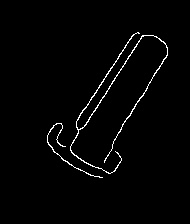
#> input picture dataset_edge/img_0021.jpg, 190 x 224 px, given in place of the camera
$ python test.py
#> lines starting #> are read from the running program, lines starting #| are printed output that depends on the picture; after the words box and inside, x2 and y2 are one past the last pixel; in counts of white or black regions, pixels touching at a corner belong together
#!/usr/bin/env python3
"""
sort_screws.py
Script monofichier pour détecter et trier des vis avec une "imprimante 3D / bras"
Usage: adapter CONFIG en haut du fichier, tester en dry_run, calibrer conversion pixels->mm.
"""

import cv2
import numpy as np
import time
import math
import serial  # pour G-code via port série
from collections import namedtuple

# ----------------------------
# CONFIGURATION (à adapter)
# ----------------------------
DRY_RUN = True  # True = pas de mouvement réel (tester la vision & la logique)
BACKEND = "gcode"  # "gcode" ou "ros"
SERIAL_PORT = "/dev/ttyUSB0"
BAUDRATE = 115200

# caméra
CAMERA_ID = 0  # ou chemin RTSP / fichier
FRAME_WIDTH = 1280
FRAME_HEIGHT = 720

# conversion pixels -> mm (à calibrer)
PIXEL_TO_MM = 0.2  # exemple: 0.2 mm par pixel (calibrer avec motif)

# Hauteurs Z (en mm)
Z_SAFE = 50      # hauteur de transit
Z_PICK = 5       # hauteur de préhension (au-dessus du plateau)
Z_DEPOSIT = 10   # hauteur de dépôt

# positions de tri (en mm dans repère machine) : à calibrer
BIN_COORDS = {
    "small": (150, 20, Z_DEPOSIT),
    "medium": (150, 60, Z_DEPOSIT),
    "large": (150, 100, Z_DEPOSIT),
    "unknown": (150, 140, Z_DEPOSIT),
}

# force/temps de préhension (si gripper pneumatique / servo)
GRIPPER_CLOSE_TIME = 0.5
GRIPPER_OPEN_TIME = 0.3

# seuils de classification (en mm) : adapter
THRESHOLD_LENGTH_MM = 10.0
THRESHOLD_DIAMETER_MM = 3.0

# ----------------------------
# Structures simples
# ----------------------------
Screw = namedtuple("Screw", ["cx_px", "cy_px", "length_mm", "diameter_mm", "label"])

# ----------------------------
# Robot controller abstraction
# ----------------------------
class RobotController:
    def move_to(self, x_mm, y_mm, z_mm, feedrate=3000):
        raise NotImplementedError

    def open_gripper(self):
        raise NotImplementedError

    def close_gripper(self):
        raise NotImplementedError

    def home(self):
        raise NotImplementedError

    def flush(self):
        pass

class GCodeRobot(RobotController):
    # [26 lines left out: functions __init__, _send, _read_all, not called in this run]

    def move_to(self, x_mm, y_mm, z_mm, feedrate=3000):
        cmd = f"G0 X{x_mm:.2f} Y{y_mm:.2f} Z{z_mm:.2f} F{feedrate}"
        self._send(cmd)

    # [4 lines left out: function open_gripper, not called in this run]

    def close_gripper(self):
        self._send("M280 P0 S90")  # à adapter
        time.sleep(GRIPPER_CLOSE_TIME)

    def home(self):
        self._send("G28")

class MockRobot(RobotController):
    def move_to(self, x_mm, y_mm, z_mm, feedrate=3000):
        print(f"[MOCK] move_to X{ x_mm } Y{ y_mm } Z{ z_mm }")

    def open_gripper(self):
        print("[MOCK] open gripper")

    def close_gripper(self):
        print("[MOCK] close gripper")

    def home(self):
        print("[MOCK] home")

# ----------------------------
# Vision utilities
# ----------------------------
def capture_frame(cap):
    ret, frame = cap.read()
#> frame is the input picture: shape (224, 190, 3); min 0, max 255, mean 4.5
    if not ret:
        raise RuntimeError("Impossible de lire la caméra")
    return frame

def preprocess(frame):
    # placer au besoin une correction d'éclairage, filtre
    gray = cv2.cvtColor(frame, cv2.COLOR_BGR2GRAY)
    blur = cv2.GaussianBlur(gray, (5,5), 0)
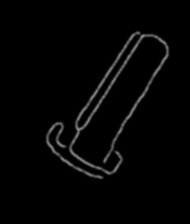
#> blur: shape (224, 190); min 0, max 148, mean 4.5
    _, th = cv2.threshold(blur, 0, 255, cv2.THRESH_BINARY + cv2.THRESH_OTSU)
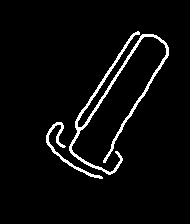
#> th: shape (224, 190); 4.2% white in thin lines or dots, all inside (x1, y1, x2, y2) = (46, 31, 169, 179)
    return th

def detect_screws(frame):
    """
    Retourne une liste de Screw avec centre en pixels et mesures estimées en mm.
    Méthode simple basée sur contours : on approxime length ~ boundingRect height,
    diameter ~ équivalent diameter du contour.
    """
    th = preprocess(frame)
    contours, _ = cv2.findContours(th, cv2.RETR_EXTERNAL, cv2.CHAIN_APPROX_SIMPLE)
#> contours = 2 contours; box (x1, y1, x2, y2) and area: (69, 31, 169, 175) 1024, (46, 122, 103, 179) 250
    screws = []
    vis = frame.copy()
    for cnt in contours:
        area = cv2.contourArea(cnt)
        if area < 80:  # bruit
            continue
        x,y,w,h = cv2.boundingRect(cnt)
        cx = x + w/2
        cy = y + h/2
        # estimer longueur/diamètre (utiles si vis posées horizontalement)
        length_px = max(w,h)
        diameter_px = math.sqrt(area / math.pi) * 2
        length_mm = length_px * PIXEL_TO_MM
        diameter_mm = diameter_px * PIXEL_TO_MM
        label = classify_screw(length_mm, diameter_mm)
        screws.append(Screw(cx, cy, length_mm, diameter_mm, label))
        # dessin pour debug
        cv2.rectangle(vis, (x,y), (x+w, y+h), (0,255,0), 1)
        cv2.putText(vis, f"{label:.>7}", (int(cx), int(cy)), cv2.FONT_HERSHEY_SIMPLEX, 0.4, (0,0,255), 1)
#> this loop made 2 passes
#> (area, x, y, w, h, cx, cy, length_px) on passes 1 to 2: (250, 46, 122, 57, 57, 74.5, 150.5, 57), (1024, 69, 31, 100, 144, 119, 103, 144)
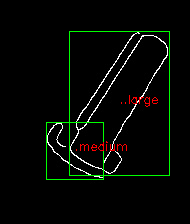
#> vis: shape (224, 190, 3); 2.15% of pixels changed, all inside (x1, y1, x2, y2) = (46, 31, 170, 180)
#> after the loop, screws = [(74.5, 150.5, 11.4, 3.57, 'medium'), (119, 103, 28.8, 7.22, 'large')]
    return screws, vis

def classify_screw(length_mm, diameter_mm):
    # règle simple : small/medium/large
    if length_mm < THRESHOLD_LENGTH_MM and diameter_mm < THRESHOLD_DIAMETER_MM:
        return "small"
    if length_mm < 2*THRESHOLD_LENGTH_MM:
        return "medium"
    return "large"

# conversion pixel coords -> machine coords (X,Y in mm)
def pixel_to_machine(cx_px, cy_px, frame_shape, origin_machine=(0,0), offset_mm=(0,0)):
    # simple centering: assume camera centered over a known origin.
    # frame_shape: (h, w, ...)
    h, w = frame_shape[:2]
    # pixel offset from center
    dx_px = (cx_px - w/2)
    dy_px = (cy_px - h/2)
    # convert
    dx_mm = dx_px * PIXEL_TO_MM
    dy_mm = dy_px * PIXEL_TO_MM
    # machine coords: origin_machine + offset
    mx = origin_machine[0] + offset_mm[0] + dx_mm
    my = origin_machine[1] + offset_mm[1] + dy_mm
    return mx, my

# ----------------------------
# High-level pick & place
# ----------------------------
def pick_and_place(robot: RobotController, screw: Screw, frame_shape, origin_machine=(100,50), offset_mm=(0,0)):
    # calculer coord machine pour le centre détecté
    x_mm, y_mm = pixel_to_machine(screw.cx_px, screw.cy_px, frame_shape, origin_machine, offset_mm)
    # approche safe
    robot.move_to(x_mm, y_mm, Z_SAFE)
    robot.move_to(x_mm, y_mm, Z_PICK)
    robot.close_gripper()
    robot.move_to(x_mm, y_mm, Z_SAFE)
    # destination
    dest = BIN_COORDS.get(screw.label, BIN_COORDS["unknown"])
    dx, dy, dz = dest
    robot.move_to(dx, dy, Z_SAFE)
    robot.move_to(dx, dy, dz)
    robot.open_gripper()
    robot.move_to(dx, dy, Z_SAFE)

# ----------------------------
# Main
# ----------------------------
def main():
    # initialiser robot
    if DRY_RUN:
        robot = MockRobot()
    else:
        if BACKEND == "gcode":
            robot = GCodeRobot(SERIAL_PORT, BAUDRATE)
        elif BACKEND == "ros":
            # Placeholder: implémentation ROS/MoveIt requiert rospy, moveit_commander
            raise NotImplementedError("Backend ROS non implémenté dans ce script monofichier.")
        else:
            raise ValueError("Backend inconnu.")

    print("Home robot")
    robot.home()
    time.sleep(1)

    cap = cv2.VideoCapture(CAMERA_ID)
    cap.set(cv2.CAP_PROP_FRAME_WIDTH, FRAME_WIDTH)
    cap.set(cv2.CAP_PROP_FRAME_HEIGHT, FRAME_HEIGHT)

    try:
        while True:
            frame = capture_frame(cap)
            screws, vis = detect_screws(frame)
            print(f"Detected {len(screws)} screws")
#| Detected 2 screws
            # tri simple: itérer sur chaque vis détectée, pick & place
            # IMPORTANT: pourrait vouloir choisir la vis la plus proche d'abord pour éviter collisions
            for s in screws:
                print(f"-> screw at px ({s.cx_px:.1f},{s.cy_px:.1f}) len {s.length_mm:.1f}mm dia {s.diameter_mm:.1f}mm -> {s.label}")
                pick_and_place(robot, s, frame.shape, origin_machine=(100,50), offset_mm=(0,0))
                # petitr délai pour stabiliser
                time.sleep(0.5)
#> this loop made 2 passes
#> s on passes 1 to 2: (74.5, 150.5, 11.4, 3.57, 'medium'), (119, 103, 28.8, 7.22, 'large')
#> (printed output is left out)

            # affichage debug
            cv2.imshow("vis_detection", vis)
            key = cv2.waitKey(100) & 0xFF
#> (key q is pressed here)
            if key == ord('q'):
                break
            # relancer boucle ; dans un vrai sys on voudra repérer uniquement nouvelles vis
    finally:
        cap.release()
        cv2.destroyAllWindows()
        if not DRY_RUN and isinstance(robot, GCodeRobot):
            robot._send("M84")  # disable motors
            robot._read_all()

if __name__ == "__main__":
    main()

$ run again, on dataset_edge/img_0050.jpg
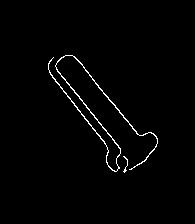
#> input picture dataset_edge/img_0050.jpg, 195 x 224 px, given in place of the camera
#> in capture_frame, frame is the input picture: shape (224, 195, 3); min 0, max 255, mean 3.6
#> in preprocess, `_, th = cv2.threshold(blur, 0, 255, cv2.THRESH_BINARY + cv2.THRESH_OTSU)`:
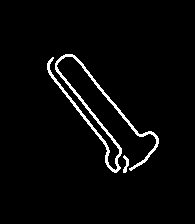
#> th: shape (224, 195); 3.2% white in thin lines or dots, all inside (x1, y1, x2, y2) = (47, 54, 159, 173)
#> contours = 2 contours; box (x1, y1, x2, y2) and area: (47, 54, 159, 173) 960, (123, 155, 129, 173) 39
#> the loop in detect_screws, `for cnt in contours:` made 2 passes
#> area on pass 1: 39
#> after the loop in detect_screws, `for cnt in contours:`:
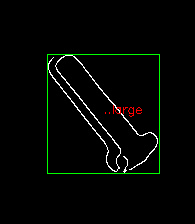
#> vis: shape (224, 195, 3); 1.26% of pixels changed, all inside (x1, y1, x2, y2) = (47, 54, 160, 174)
#> after the loop in detect_screws, `for cnt in contours:`: screws = [(103, 113.5, 23.8, 6.99, 'large')]
#| Detected 1 screws
#> the loop in main, `for s in screws:` made 1 pass
#> s on pass 1: (103, 113.5, 23.8, 6.99, 'large')
#> (printed output is left out)

$ run again, on dataset_edge/img_0051.jpg
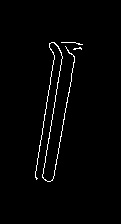
#> input picture dataset_edge/img_0051.jpg, 121 x 224 px, given in place of the camera
#> in capture_frame, frame is the input picture: shape (224, 121, 3); min 0, max 255, mean 4.7
#> in preprocess, `_, th = cv2.threshold(blur, 0, 255, cv2.THRESH_BINARY + cv2.THRESH_OTSU)`:
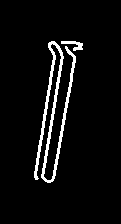
#> th: shape (224, 121); 5.2% white; 2 white regions
#> contours = 2 contours; box (x1, y1, x2, y2) and area: (34, 41, 76, 183) 876, (61, 41, 83, 51) 70
#> the loop in detect_screws, `for cnt in contours:` made 2 passes
#> area on pass 1: 70.5
#> after the loop in detect_screws, `for cnt in contours:`:
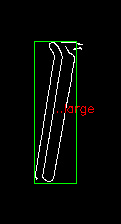
#> vis: shape (224, 121, 3); 1.68% of pixels changed, all inside (x1, y1, x2, y2) = (34, 41, 94, 184)
#> after the loop in detect_screws, `for cnt in contours:`: screws = [(55, 112, 28.4, 6.68, 'large')]
#| Detected 1 screws
#> the loop in main, `for s in screws:` made 1 pass
#> s on pass 1: (55, 112, 28.4, 6.68, 'large')
#> (printed output is left out)

$ run again, on dataset_edge/img_0059.jpg
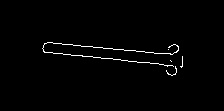
#> input picture dataset_edge/img_0059.jpg, 224 x 111 px, given in place of the camera
#> in capture_frame, frame is the input picture: shape (111, 224, 3); min 0, max 255, mean 3.5
#> in preprocess, `_, th = cv2.threshold(blur, 0, 255, cv2.THRESH_BINARY + cv2.THRESH_OTSU)`:
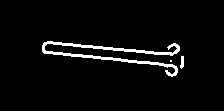
#> th: shape (111, 224); 3.9% white; 3 white regions (1 under 20 px)
#> contours = 3 contours, 1 with area under 20; largest, box (x1, y1, x2, y2) and area: (42, 41, 180, 77) 633, (180, 56, 184, 69) 25
#> the loop in detect_screws, `for cnt in contours:` made 3 passes
#> area on pass 2: 25
#> after the loop in detect_screws, `for cnt in contours:`:
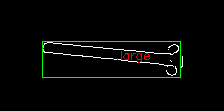
#> vis: shape (111, 224, 3); 1.75% of pixels changed, all inside (x1, y1, x2, y2) = (42, 41, 181, 78)
#> after the loop in detect_screws, `for cnt in contours:`: screws = [(111, 59, 27.6, 5.68, 'large')]
#| Detected 1 screws
#> the loop in main, `for s in screws:` made 1 pass
#> s on pass 1: (111, 59, 27.6, 5.68, 'large')
#> (printed output is left out)
